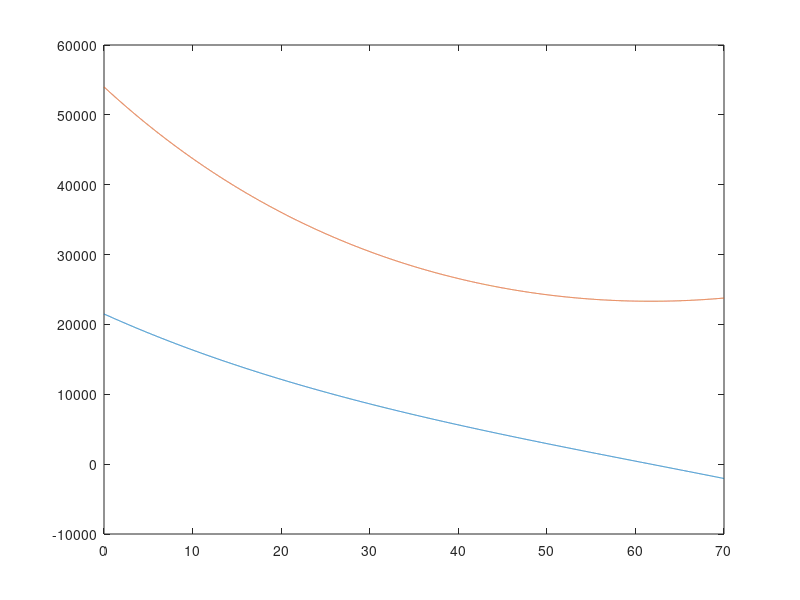

This chart was generated by the following MATLAB code: (Note: this script raises an error after producing the figure.)

% Snage vojske
A = 54000;
J = 21500;

% Efikasnost vojske
efiAmer = 0.0106;
efiJap  = 0.0544;


X = [J, A];
f = @(t, x) [-efiAmer*x(2); -efiJap * x(1)];

span = linspace(0, 70, 10000);
[t, x] = ode45(f, span, X);

size(x);
size(span);

index = find(x(:, 1) < 0, 1);
time  = t(index);
sldrs = x(index, 2);


fprintf('Vreme trajanja bitke: %f\n', time);
fprintf('Broj preostalih vojnika: %f\n', sldrs);

plot(t, x(:, 1), t, x(:, 2));

% Ne radi u Octave
yline(0, '-', 'Istrebljenje');

xlabel('vreme')
ylabel('vojnici')
legend('Japanci', 'Amerikanci');


% ind30 = find(t < 30, 1, 'last') + 1;
% jap30 = x(ind30, 1);
% amer30 = x(ind30, 2);

% fprintf('Ameri posle 30 dana: %f\n', floor(amer30));
% fprintf('Japanci posle 30 dana: %f\n', floor(jap30));